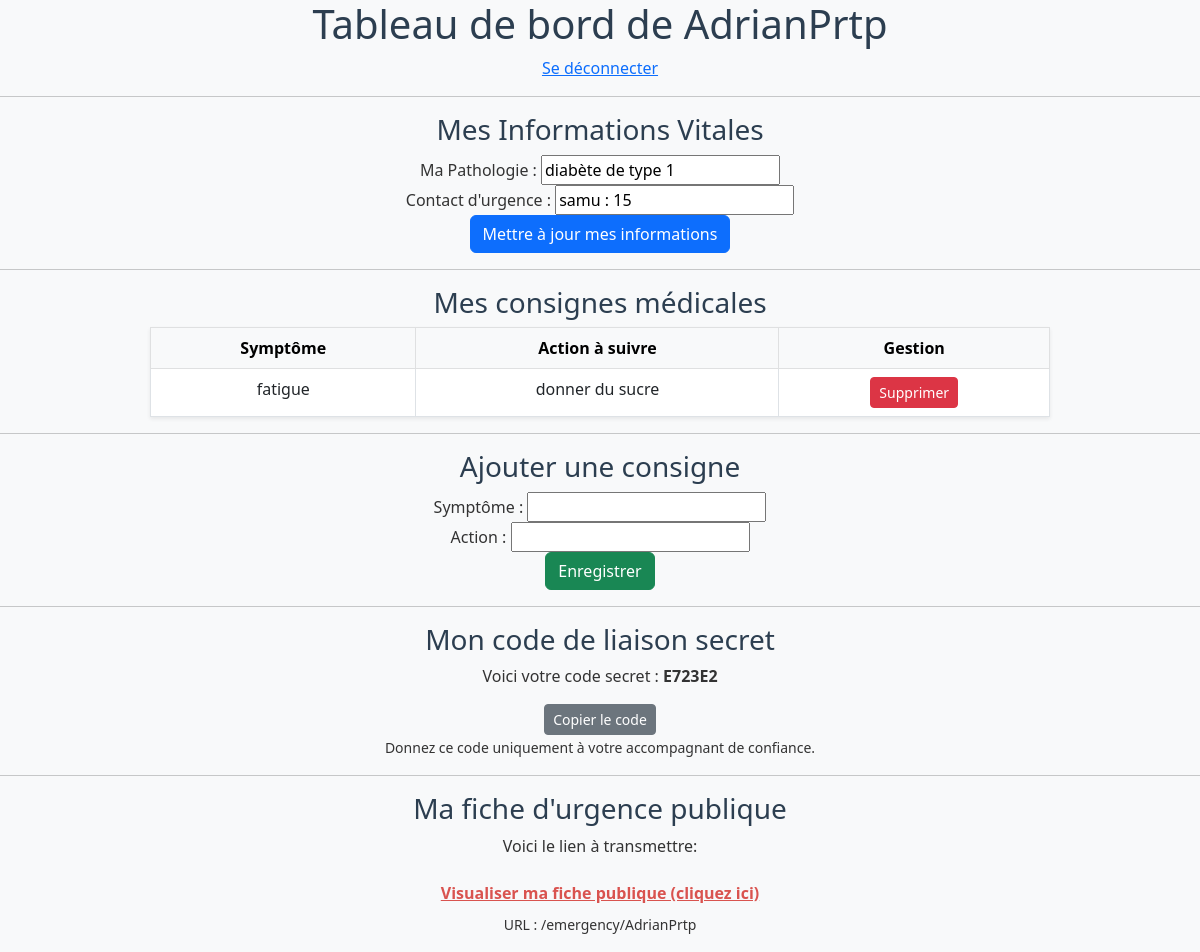
The app's page /profile (signed in) with its own data.
### tables this page shows
CREATE TABLE emergency_profile (
    id INTEGER PRIMARY KEY AUTOINCREMENT,
    user_id INTEGER UNIQUE NOT NULL,
    condition_name TEXT DEFAULT 'Ã€ remplir',
    emergency_contact TEXT DEFAULT 'Ã€ remplir',
    secret_key TEXT NOT NULL, 
    helper_id INTEGER,
    FOREIGN KEY (user_id) REFERENCES user (id),
    FOREIGN KEY (helper_id) REFERENCES user (id) 
);

CREATE TABLE instructions (
    id INTEGER PRIMARY KEY AUTOINCREMENT,
    profile_id INTEGER NOT NULL,
    symptom TEXT NOT NULL,
    action TEXT NOT NULL,
    FOREIGN KEY (profile_id) REFERENCES emergency_profile (id)
);

### app_projet.py (the view)
@app.route('/profile')
def profile():
    if 'user_id' not in session:
        return redirect('/login')
    profile_data = db.get_profile_by_username(session['username'])
    instructions = db.get_instructions(profile_data['id'])
    return render_template('own_profile.html', profile=profile_data, instructions=instructions)

### database.py (called while the page is built)
def db_fetch(query, args=(), all=False, db_name=DBFILENAME):
  with sqlite3.connect(db_name) as conn:
    conn.row_factory = sqlite3.Row
    cur = conn.execute(query, args)
    if all:
      res = cur.fetchall()
      return [dict(e) for e in res] if res else []
    else:
      res = cur.fetchone()
      return dict(res) if res else None
  return res

    def get_profile_by_username(self, username):
            query = """
                SELECT emergency_profile.* FROM emergency_profile
                JOIN user ON user.id = emergency_profile.user_id
                WHERE user.username = ?
            """
            return db_fetch(query, (username,))

    def get_instructions(self, profile_id):
            query = "SELECT * FROM instructions WHERE profile_id = ?"
            return db_fetch(query, (profile_id,), all=True)

### templates/own_profile.html (shortened to what this page needs)
<!DOCTYPE html>
<html lang="fr">
<head>
    <link href="https://cdn.jsdelivr.net/npm/bootstrap@5.3.0/dist/css/bootstrap.min.css" rel="stylesheet">
</head>
<body>
    <div class="text-center">
    <div>
        <h1>Tableau de bord de {{ session['username'] }}</h1>
        <a href="/logout">Se déconnecter</a>
    </div>
    <hr>
    <div>
        <h3>Mes Informations Vitales</h3>
        <form action="/update-profile" method="POST">
             <div>
                <label>Ma Pathologie :</label>
                <input type="text" name="condition_name" value="{{ profile.condition_name }}">
            </div>
            <div>
                <label>Contact d'urgence :</label>
                <input type="text" name="emergency_contact" value="{{ profile.emergency_contact }}">
            </div>
            <button type="submit" class="btn btn-primary">Mettre à jour mes informations</button>
        </form>
    </div>
    <hr>
    <div class = "text-center">
    <div>
        <h3>Mes consignes médicales</h3>
        <table class="table table-bordered table-hover mx-auto w-75 shadow-sm">
            <thead class="table-light">
                <tr>
                    <th>Symptôme</th>
                    <th>Action à suivre</th>
                    <th>Gestion</th>
                </tr>
            </thead>
            <tbody>
                {% for inst in instructions %}
                <tr>
                    <td>{{ inst.symptom }}</td>
                    <td>{{ inst.action }}</td>
                    <td>
                        <a href="/delete-instruction/{{ inst.id }}" class="btn btn-danger btn-sm">Supprimer</a>
                    </td>
                </tr>
                {% endfor %}
            </tbody>
        </table>
    </div>
    </div>
    <hr>
    <div>
        <h3>Ajouter une consigne</h3>
        <form action="/add-instruction" method="POST">
            <div>
                <label>Symptôme :</label>
                <input type="text" name="symptom" required>
            </div>
            <div>
                <label>Action :</label>
                <input type="text" name="action" required>
            </div>
            <button type="submit" class="btn btn-success">Enregistrer</button>
        </form>
    </div>
    <hr>
    <div>
        <h3>Mon code de liaison secret</h3>
        <p>Voici votre code secret : <strong id="secret_key">{{ profile.secret_key }}</strong></p>
        <button type="button" onclick="copier()" class="btn btn-secondary btn-sm">Copier le code</button>
        <p><small>Donnez ce code uniquement à votre accompagnant de confiance.</small></p>
    </div>
    <hr>
    <div>
        <h3>Ma fiche d'urgence publique</h3>
        <p>Voici le lien à transmettre:</p>
        <a href="/emergency/{{ session['username'] }}" target="_blank" style="font-weight: bold; color: #d9534f;" class="btn btn-link">
        Visualiser ma fiche publique (cliquez ici)
        </a>
        <p><small>URL : /emergency/{{ session['username'] }}</small></p>
    </div>
    </div>
</body>
</html>

### templates/own_profile.html (style rules this page uses)
body { font-family: 'Segoe UI', Roboto, Helvetica, Arial, sans-serif; background-color: #f8f9fa; color: #333; }
h1, h2, h3 { color: #2c3e50; }

### records on screen
emergency_profile: condition_name "diabète de type 1", emergency_contact "samu : 15", secret_key "E723E2"
instructions: symptom "fatigue", action "donner du sucre"

### other values on screen
{{ session['username'] }} "AdrianPrtp"
